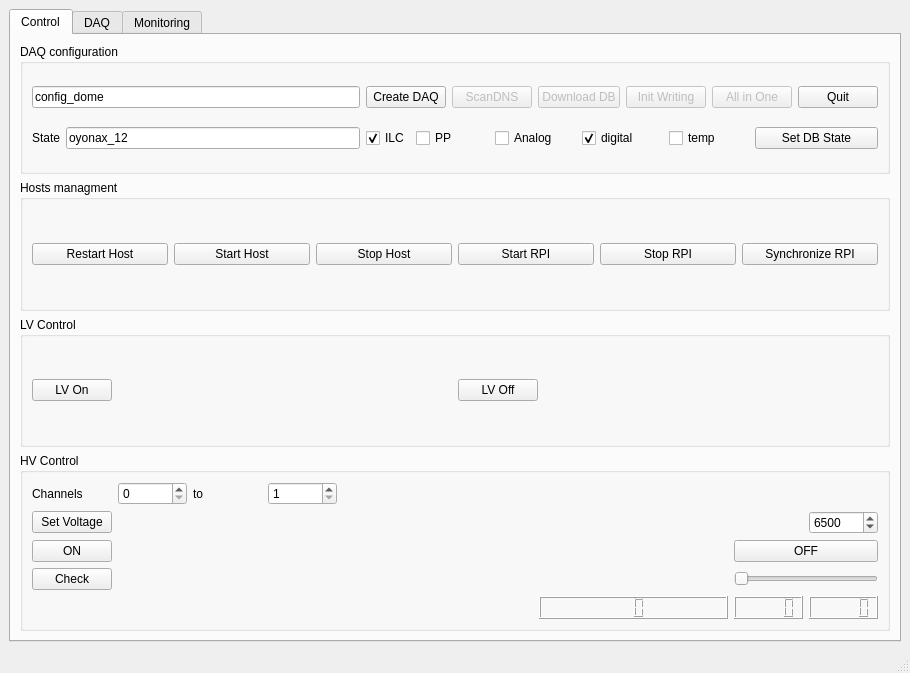
<?xml version="1.0" encoding="UTF-8"?>
<ui version="4.0">
 <class>MainWindow</class>
 <widget class="QMainWindow" name="MainWindow">
  <property name="geometry">
   <rect>
    <x>0</x>
    <y>0</y>
    <width>910</width>
    <height>673</height>
   </rect>
  </property>
  <property name="windowTitle">
   <string>Et un m3 , un !</string>
  </property>
  <widget class="QWidget" name="centralwidget">
   <layout class="QHBoxLayout" name="horizontalLayout">
    <item>
     <widget class="QTabWidget" name="tabWidget">
      <property name="currentIndex">
       <number>0</number>
      </property>
      <widget class="QWidget" name="Control">
       <attribute name="title">
        <string>Control</string>
       </attribute>
       <layout class="QVBoxLayout" name="verticalLayout_3">
        <item>
         <widget class="QGroupBox" name="groupBox">
          <property name="title">
           <string>DAQ configuration</string>
          </property>
          <layout class="QGridLayout" name="gridLayout_2">
           <item row="0" column="0" colspan="2">
            <widget class="QLineEdit" name="LEconfig">
             <property name="minimumSize">
              <size>
               <width>231</width>
               <height>0</height>
              </size>
             </property>
             <property name="text">
              <string>config_dome</string>
             </property>
            </widget>
           </item>
           <item row="0" column="2" colspan="2">
            <widget class="QPushButton" name="PBCreateDaq">
             <property name="text">
              <string>Create DAQ</string>
             </property>
            </widget>
           </item>
           <item row="0" column="4" colspan="2">
            <widget class="QPushButton" name="PBDiscoverDNS">
             <property name="enabled">
              <bool>false</bool>
             </property>
             <property name="text">
              <string>ScanDNS</string>
             </property>
            </widget>
           </item>
           <item row="0" column="6" colspan="2">
            <widget class="QPushButton" name="PBDownloadDB">
             <property name="enabled">
              <bool>false</bool>
             </property>
             <property name="text">
              <string>Download DB</string>
             </property>
            </widget>
           </item>
           <item row="0" column="8" colspan="2">
            <widget class="QPushButton" name="PBInitialiseWriter">
             <property name="enabled">
              <bool>false</bool>
             </property>
             <property name="text">
              <string>Init Writing</string>
             </property>
            </widget>
           </item>
           <item row="0" column="10" colspan="2">
            <widget class="QPushButton" name="PBDiscover">
             <property name="enabled">
              <bool>false</bool>
             </property>
             <property name="text">
              <string>All in One</string>
             </property>
            </widget>
           </item>
           <item row="0" column="12">
            <widget class="QPushButton" name="pbQuit">
             <property name="text">
              <string>Quit</string>
             </property>
            </widget>
           </item>
           <item row="1" column="0">
            <widget class="QLabel" name="label_6">
             <property name="text">
              <string>State</string>
             </property>
            </widget>
           </item>
           <item row="1" column="1">
            <widget class="QLineEdit" name="LEDBState">
             <property name="minimumSize">
              <size>
               <width>231</width>
               <height>0</height>
              </size>
             </property>
             <property name="text">
              <string>oyonax_12</string>
             </property>
            </widget>
           </item>
           <item row="1" column="2">
            <widget class="QCheckBox" name="CBILC">
             <property name="text">
              <string>ILC</string>
             </property>
             <property name="checked">
              <bool>true</bool>
             </property>
            </widget>
           </item>
           <item row="1" column="3" colspan="2">
            <widget class="QCheckBox" name="CBPowerPulsing">
             <property name="text">
              <string>PP</string>
             </property>
            </widget>
           </item>
           <item row="1" column="5" colspan="2">
            <widget class="QCheckBox" name="CBAnalog">
             <property name="text">
              <string>Analog</string>
             </property>
            </widget>
           </item>
           <item row="1" column="7" colspan="2">
            <widget class="QCheckBox" name="CBDigital">
             <property name="text">
              <string>digital</string>
             </property>
             <property name="checked">
              <bool>true</bool>
             </property>
            </widget>
           </item>
           <item row="1" column="9" colspan="2">
            <widget class="QCheckBox" name="CBTemperature">
             <property name="text">
              <string>temp</string>
             </property>
            </widget>
           </item>
           <item row="1" column="11" colspan="2">
            <widget class="QPushButton" name="PBSetDBState">
             <property name="text">
              <string>Set DB State</string>
             </property>
            </widget>
           </item>
          </layout>
         </widget>
        </item>
        <item>
         <widget class="QGroupBox" name="groupBox_2">
          <property name="title">
           <string>Hosts managment</string>
          </property>
          <layout class="QHBoxLayout" name="horizontalLayout_5">
           <item>
            <widget class="QPushButton" name="PBRestartHost">
             <property name="text">
              <string>Restart Host</string>
             </property>
            </widget>
           </item>
           <item>
            <widget class="QPushButton" name="PBStartHost">
             <property name="text">
              <string>Start Host</string>
             </property>
            </widget>
           </item>
           <item>
            <widget class="QPushButton" name="PBStopHost">
             <property name="text">
              <string>Stop Host</string>
             </property>
            </widget>
           </item>
           <item>
            <widget class="QPushButton" name="PBStartRPI">
             <property name="text">
              <string>Start RPI</string>
             </property>
            </widget>
           </item>
           <item>
            <widget class="QPushButton" name="PBStopRPI">
             <property name="text">
              <string>Stop RPI</string>
             </property>
            </widget>
           </item>
           <item>
            <widget class="QPushButton" name="PBSynchronizeRPI">
             <property name="text">
              <string>Synchronize RPI</string>
             </property>
            </widget>
           </item>
          </layout>
         </widget>
        </item>
        <item>
         <widget class="QGroupBox" name="groupBox_3">
          <property name="title">
           <string>LV Control</string>
          </property>
          <layout class="QHBoxLayout" name="horizontalLayout_3">
           <item>
            <widget class="QPushButton" name="PBLVOn">
             <property name="text">
              <string>LV On</string>
             </property>
            </widget>
           </item>
           <item>
            <spacer name="horizontalSpacer_5">
             <property name="orientation">
              <enum>Qt::Horizontal</enum>
             </property>
             <property name="sizeHint" stdset="0">
              <size>
               <width>291</width>
               <height>20</height>
              </size>
             </property>
            </spacer>
           </item>
           <item>
            <widget class="QPushButton" name="PBLVOff">
             <property name="text">
              <string>LV Off</string>
             </property>
            </widget>
           </item>
           <item>
            <spacer name="horizontalSpacer_6">
             <property name="orientation">
              <enum>Qt::Horizontal</enum>
             </property>
             <property name="sizeHint" stdset="0">
              <size>
               <width>290</width>
               <height>20</height>
              </size>
             </property>
            </spacer>
           </item>
          </layout>
         </widget>
        </item>
        <item>
         <widget class="QGroupBox" name="groupBox_4">
          <property name="title">
           <string>HV Control</string>
          </property>
          <layout class="QGridLayout" name="gridLayout">
           <item row="0" column="0">
            <widget class="QLabel" name="label">
             <property name="text">
              <string>Channels</string>
             </property>
            </widget>
           </item>
           <item row="0" column="1">
            <widget class="QSpinBox" name="SBFirstHvChannel"/>
           </item>
           <item row="0" column="2">
            <widget class="QLabel" name="label_2">
             <property name="text">
              <string>to</string>
             </property>
            </widget>
           </item>
           <item row="0" column="3">
            <widget class="QSpinBox" name="SBLastHvChannel">
             <property name="minimum">
              <number>1</number>
             </property>
             <property name="maximum">
              <number>56</number>
             </property>
            </widget>
           </item>
           <item row="0" column="4" colspan="2">
            <spacer name="horizontalSpacer_4">
             <property name="orientation">
              <enum>Qt::Horizontal</enum>
             </property>
             <property name="sizeHint" stdset="0">
              <size>
               <width>385</width>
               <height>20</height>
              </size>
             </property>
            </spacer>
           </item>
           <item row="1" column="0">
            <widget class="QPushButton" name="PBSetVoltage">
             <property name="text">
              <string>Set Voltage</string>
             </property>
            </widget>
           </item>
           <item row="1" column="1" colspan="5">
            <spacer name="horizontalSpacer_2">
             <property name="orientation">
              <enum>Qt::Horizontal</enum>
             </property>
             <property name="sizeHint" stdset="0">
              <size>
               <width>524</width>
               <height>20</height>
              </size>
             </property>
            </spacer>
           </item>
           <item row="1" column="7">
            <widget class="QSpinBox" name="SBVoltage">
             <property name="maximum">
              <number>8000</number>
             </property>
             <property name="singleStep">
              <number>50</number>
             </property>
             <property name="value">
              <number>6500</number>
             </property>
            </widget>
           </item>
           <item row="2" column="0">
            <widget class="QPushButton" name="PBHVOn">
             <property name="text">
              <string>ON</string>
             </property>
            </widget>
           </item>
           <item row="2" column="1" colspan="5">
            <spacer name="horizontalSpacer_3">
             <property name="orientation">
              <enum>Qt::Horizontal</enum>
             </property>
             <property name="sizeHint" stdset="0">
              <size>
               <width>524</width>
               <height>20</height>
              </size>
             </property>
            </spacer>
           </item>
           <item row="2" column="6" colspan="2">
            <widget class="QPushButton" name="PBHVOff">
             <property name="text">
              <string>OFF</string>
             </property>
            </widget>
           </item>
           <item row="3" column="0">
            <widget class="QPushButton" name="PBHVDump">
             <property name="text">
              <string>Check</string>
             </property>
            </widget>
           </item>
           <item row="3" column="6" colspan="2">
            <widget class="QSlider" name="HSChannel">
             <property name="enabled">
              <bool>false</bool>
             </property>
             <property name="maximum">
              <number>50</number>
             </property>
             <property name="orientation">
              <enum>Qt::Horizontal</enum>
             </property>
            </widget>
           </item>
           <item row="4" column="0" colspan="5">
            <spacer name="horizontalSpacer_7">
             <property name="orientation">
              <enum>Qt::Horizontal</enum>
             </property>
             <property name="sizeHint" stdset="0">
              <size>
               <width>446</width>
               <height>20</height>
              </size>
             </property>
            </spacer>
           </item>
           <item row="4" column="5">
            <widget class="QLCDNumber" name="LCDChannel">
             <property name="font">
              <font>
               <pointsize>18</pointsize>
               <weight>75</weight>
               <bold>true</bold>
               <kerning>false</kerning>
              </font>
             </property>
             <property name="numDigits">
              <number>2</number>
             </property>
            </widget>
           </item>
           <item row="4" column="6">
            <widget class="QLCDNumber" name="LCDVoltage">
             <property name="font">
              <font>
               <pointsize>18</pointsize>
               <weight>75</weight>
               <bold>true</bold>
               <kerning>false</kerning>
              </font>
             </property>
            </widget>
           </item>
           <item row="4" column="7">
            <widget class="QLCDNumber" name="LCDCurrent">
             <property name="font">
              <font>
               <pointsize>18</pointsize>
               <weight>75</weight>
               <bold>true</bold>
               <kerning>false</kerning>
              </font>
             </property>
            </widget>
           </item>
          </layout>
         </widget>
        </item>
       </layout>
      </widget>
      <widget class="QWidget" name="DAQ">
       <attribute name="title">
        <string>DAQ</string>
       </attribute>
       <layout class="QVBoxLayout" name="verticalLayout">
        <item>
         <widget class="QGroupBox" name="groupBox_5">
          <property name="title">
           <string>Daq Control</string>
          </property>
          <layout class="QHBoxLayout" name="horizontalLayout_4">
           <item>
            <widget class="QPushButton" name="PBInitialise">
             <property name="enabled">
              <bool>false</bool>
             </property>
             <property name="text">
              <string>Initialise</string>
             </property>
            </widget>
           </item>
           <item>
            <widget class="QPushButton" name="PBConfigure">
             <property name="enabled">
              <bool>false</bool>
             </property>
             <property name="text">
              <string>Configure</string>
             </property>
            </widget>
           </item>
           <item>
            <widget class="QPushButton" name="PBStart">
             <property name="enabled">
              <bool>false</bool>
             </property>
             <property name="text">
              <string>Start</string>
             </property>
            </widget>
           </item>
           <item>
            <widget class="QPushButton" name="PBStop">
             <property name="enabled">
              <bool>false</bool>
             </property>
             <property name="text">
              <string>Stop</string>
             </property>
            </widget>
           </item>
           <item>
            <widget class="QPushButton" name="PBDestroy">
             <property name="enabled">
              <bool>false</bool>
             </property>
             <property name="text">
              <string>Destroy</string>
             </property>
            </widget>
           </item>
           <item>
            <widget class="QPushButton" name="PBUpdate">
             <property name="enabled">
              <bool>false</bool>
             </property>
             <property name="text">
              <string>Update</string>
             </property>
            </widget>
           </item>
           <item>
            <widget class="QLabel" name="label_3">
             <property name="font">
              <font>
               <pointsize>16</pointsize>
               <weight>75</weight>
               <bold>true</bold>
              </font>
             </property>
             <property name="text">
              <string>Run</string>
             </property>
             <property name="textFormat">
              <enum>Qt::AutoText</enum>
             </property>
             <property name="alignment">
              <set>Qt::AlignCenter</set>
             </property>
            </widget>
           </item>
           <item>
            <widget class="QLCDNumber" name="LCDRun">
             <property name="font">
              <font>
               <pointsize>18</pointsize>
               <weight>75</weight>
               <bold>true</bold>
               <kerning>false</kerning>
              </font>
             </property>
             <property name="lineWidth">
              <number>1</number>
             </property>
             <property name="numDigits">
              <number>6</number>
             </property>
             <property name="segmentStyle">
              <enum>QLCDNumber::Flat</enum>
             </property>
            </widget>
           </item>
           <item>
            <widget class="QLCDNumber" name="LCDEvent">
             <property name="font">
              <font>
               <pointsize>18</pointsize>
               <weight>75</weight>
               <bold>true</bold>
               <kerning>false</kerning>
              </font>
             </property>
             <property name="lineWidth">
              <number>1</number>
             </property>
             <property name="numDigits">
              <number>6</number>
             </property>
             <property name="segmentStyle">
              <enum>QLCDNumber::Flat</enum>
             </property>
            </widget>
           </item>
          </layout>
         </widget>
        </item>
        <item>
         <widget class="QGroupBox" name="groupBox_8">
          <property name="toolTip">
           <string extracomment="Set Threshold and Configure"/>
          </property>
          <property name="title">
           <string>Threshold Set</string>
          </property>
          <layout class="QHBoxLayout" name="horizontalLayout_8">
           <item>
            <widget class="QLabel" name="label_4">
             <property name="text">
              <string>THR 0</string>
             </property>
            </widget>
           </item>
           <item>
            <widget class="QSpinBox" name="SBTHR0L">
             <property name="minimum">
              <number>110</number>
             </property>
             <property name="maximum">
              <number>510</number>
             </property>
             <property name="singleStep">
              <number>10</number>
             </property>
            </widget>
           </item>
           <item>
            <widget class="QLabel" name="label_7">
             <property name="text">
              <string>THR 1</string>
             </property>
            </widget>
           </item>
           <item>
            <widget class="QSpinBox" name="SBTHR1L">
             <property name="minimum">
              <number>110</number>
             </property>
             <property name="maximum">
              <number>510</number>
             </property>
             <property name="singleStep">
              <number>10</number>
             </property>
            </widget>
           </item>
           <item>
            <widget class="QLabel" name="label_8">
             <property name="text">
              <string>THR 2</string>
             </property>
            </widget>
           </item>
           <item>
            <widget class="QSpinBox" name="SBTHR2L">
             <property name="minimum">
              <number>110</number>
             </property>
             <property name="maximum">
              <number>510</number>
             </property>
             <property name="singleStep">
              <number>10</number>
             </property>
            </widget>
           </item>
           <item>
            <spacer name="horizontalSpacer">
             <property name="orientation">
              <enum>Qt::Horizontal</enum>
             </property>
             <property name="sizeHint" stdset="0">
              <size>
               <width>422</width>
               <height>20</height>
              </size>
             </property>
            </spacer>
           </item>
           <item>
            <widget class="QPushButton" name="PBSetThresholds">
             <property name="text">
              <string>Set Threshold</string>
             </property>
            </widget>
           </item>
          </layout>
         </widget>
        </item>
        <item>
         <widget class="QTableWidget" name="TWDIF">
          <property name="font">
           <font>
            <pointsize>7</pointsize>
           </font>
          </property>
          <property name="rowCount">
           <number>255</number>
          </property>
          <attribute name="horizontalHeaderVisible">
           <bool>false</bool>
          </attribute>
          <attribute name="horizontalHeaderCascadingSectionResizes">
           <bool>true</bool>
          </attribute>
          <attribute name="horizontalHeaderDefaultSectionSize">
           <number>100</number>
          </attribute>
          <attribute name="horizontalHeaderHighlightSections">
           <bool>true</bool>
          </attribute>
          <attribute name="horizontalHeaderShowSortIndicator" stdset="0">
           <bool>true</bool>
          </attribute>
          <attribute name="horizontalHeaderStretchLastSection">
           <bool>true</bool>
          </attribute>
          <attribute name="verticalHeaderVisible">
           <bool>false</bool>
          </attribute>
          <attribute name="verticalHeaderDefaultSectionSize">
           <number>25</number>
          </attribute>
          <row/>
          <row/>
          <row/>
          <row/>
          <row/>
          <row/>
          <row/>
          <row/>
          <row/>
          <row/>
          <row/>
          <row/>
          <row/>
          <row/>
          <row/>
          <row/>
          <row/>
          <row/>
          <row/>
          <row/>
          <row/>
          <row/>
          <row/>
          <row/>
          <row/>
          <row/>
          <row/>
          <row/>
          <row/>
          <row/>
          <row/>
          <row/>
          <row/>
          <row/>
          <row/>
          <row/>
          <row/>
          <row/>
          <row/>
          <row/>
          <row/>
          <row/>
          <row/>
          <row/>
          <row/>
          <row/>
          <row/>
          <row/>
          <row/>
          <row/>
          <row/>
          <row/>
          <row/>
          <row/>
          <row/>
          <row/>
          <row/>
          <row/>
          <row/>
          <row/>
          <row/>
          <row/>
          <row/>
          <row/>
          <row/>
          <row/>
          <row/>
          <row/>
          <row/>
          <row/>
          <row/>
          <row/>
          <row/>
          <row/>
          <row/>
          <row/>
          <row/>
          <row/>
          <row/>
          <row/>
          <row/>
          <row/>
          <row/>
          <row/>
          <row/>
          <row/>
          <row/>
          <row/>
          <row/>
          <row/>
          <row/>
          <row/>
          <row/>
          <row/>
          <row/>
          <row/>
          <row/>
          <row/>
          <row/>
          <row/>
          <row/>
          <row/>
          <row/>
          <row/>
          <row/>
          <row/>
          <row/>
          <row/>
          <row/>
          <row/>
          <row/>
          <row/>
          <row/>
          <row/>
          <row/>
          <row/>
          <row/>
          <row/>
          <row/>
          <row/>
          <row/>
          <row/>
          <row/>
          <row/>
          <row/>
          <row/>
          <row/>
          <row/>
          <row/>
          <row/>
          <row/>
          <row/>
          <row/>
          <row/>
          <row/>
          <row/>
          <row/>
          <row/>
          <row/>
          <row/>
          <row/>
          <row/>
          <row/>
          <row/>
          <row/>
          <row/>
          <row/>
          <row/>
          <row/>
          <row/>
          <row/>
          <row/>
          <row/>
          <row/>
          <row/>
          <row/>
          <row/>
          <row/>
          <row/>
          <row/>
          <row/>
          <row/>
          <row/>
          <row/>
          <row/>
          <row/>
          <row/>
          <row/>
          <row/>
          <row/>
          <row/>
          <row/>
          <row/>
          <row/>
          <row/>
          <row/>
          <row/>
          <row/>
          <row/>
          <row/>
          <row/>
          <row/>
          <row/>
          <row/>
          <row/>
          <row/>
          <row/>
          <row/>
          <row/>
          <row/>
          <row/>
          <row/>
          <row/>
          <row/>
          <row/>
          <row/>
          <row/>
          <row/>
          <row/>
          <row/>
          <row/>
          <row/>
          <row/>
          <row/>
          <row/>
          <row/>
          <row/>
          <row/>
          <row/>
          <row/>
          <row/>
          <row/>
          <row/>
          <row/>
          <row/>
          <row/>
          <row/>
          <row/>
          <row/>
          <row/>
          <row/>
          <row/>
          <row/>
          <row/>
          <row/>
          <row/>
          <row/>
          <row/>
          <row/>
          <row/>
          <row/>
          <row/>
          <row/>
          <row/>
          <row/>
          <row/>
          <row/>
          <row/>
          <row/>
          <row/>
          <row/>
          <row/>
          <row/>
          <row/>
          <row/>
          <row/>
          <row/>
          <row/>
          <row/>
          <row/>
          <row/>
          <row/>
          <row/>
          <row/>
          <row/>
          <column>
           <property name="text">
            <string>DIF</string>
           </property>
          </column>
          <column>
           <property name="text">
            <string>SLC</string>
           </property>
          </column>
          <column>
           <property name="text">
            <string>GTC</string>
           </property>
          </column>
          <column>
           <property name="text">
            <string>BCID</string>
           </property>
          </column>
          <column>
           <property name="text">
            <string>Bytes read</string>
           </property>
          </column>
          <column>
           <property name="text">
            <string>hosts</string>
           </property>
          </column>
          <column>
           <property name="text">
            <string>Status</string>
           </property>
          </column>
         </widget>
        </item>
       </layout>
      </widget>
      <widget class="QWidget" name="tab">
       <attribute name="title">
        <string>Monitoring</string>
       </attribute>
       <layout class="QHBoxLayout" name="horizontalLayout_2">
        <item>
         <widget class="QGroupBox" name="gbHisto">
          <property name="title">
           <string>Histograms</string>
          </property>
          <layout class="QHBoxLayout" name="horizontalLayout_6">
           <item>
            <widget class="QTreeWidget" name="tvHistos">
             <property name="sizePolicy">
              <sizepolicy hsizetype="Minimum" vsizetype="Minimum">
               <horstretch>0</horstretch>
               <verstretch>0</verstretch>
              </sizepolicy>
             </property>
             <column>
              <property name="text">
               <string notr="true">1</string>
              </property>
             </column>
            </widget>
           </item>
           <item>
            <widget class="QFrame" name="frame">
             <property name="frameShape">
              <enum>QFrame::StyledPanel</enum>
             </property>
             <property name="frameShadow">
              <enum>QFrame::Raised</enum>
             </property>
             <layout class="QVBoxLayout" name="verticalLayout_2">
              <item>
               <widget class="QPushButton" name="pbRefresh">
                <property name="text">
                 <string>Refresh List</string>
                </property>
               </widget>
              </item>
              <item>
               <widget class="QGroupBox" name="groupBox_6">
                <property name="title">
                 <string>2D Options</string>
                </property>
                <layout class="QHBoxLayout" name="horizontalLayout_7">
                 <item>
                  <widget class="QComboBox" name="cb2DOptions">
                   <item>
                    <property name="text">
                     <string>NONE</string>
                    </property>
                   </item>
                   <item>
                    <property name="text">
                     <string>COLZ</string>
                    </property>
                   </item>
                   <item>
                    <property name="text">
                     <string>LEGO2</string>
                    </property>
                   </item>
                   <item>
                    <property name="text">
                     <string>TEXT</string>
                    </property>
                   </item>
                  </widget>
                 </item>
                </layout>
               </widget>
              </item>
              <item>
               <widget class="QGroupBox" name="groupBox_7">
                <property name="title">
                 <string>Efficiency</string>
                </property>
                <layout class="QGridLayout" name="gridLayout_4">
                 <item row="1" column="0" colspan="3">
                  <widget class="QPushButton" name="pbGetEff">
                   <property name="text">
                    <string>Draw</string>
                   </property>
                  </widget>
                 </item>
                 <item row="0" column="2">
                  <widget class="QSpinBox" name="sbPlane"/>
                 </item>
                 <item row="0" column="1">
                  <widget class="QLabel" name="label_5">
                   <property name="text">
                    <string>Plane</string>
                   </property>
                  </widget>
                 </item>
                </layout>
               </widget>
              </item>
              <item>
               <spacer name="verticalSpacer">
                <property name="orientation">
                 <enum>Qt::Vertical</enum>
                </property>
                <property name="sizeHint" stdset="0">
                 <size>
                  <width>20</width>
                  <height>363</height>
                 </size>
                </property>
               </spacer>
              </item>
             </layout>
            </widget>
           </item>
          </layout>
         </widget>
        </item>
       </layout>
      </widget>
     </widget>
    </item>
   </layout>
  </widget>
  <widget class="QMenuBar" name="menubar">
   <property name="geometry">
    <rect>
     <x>0</x>
     <y>0</y>
     <width>910</width>
     <height>25</height>
    </rect>
   </property>
  </widget>
  <widget class="QStatusBar" name="statusbar"/>
 </widget>
 <resources/>
 <connections/>
</ui>
